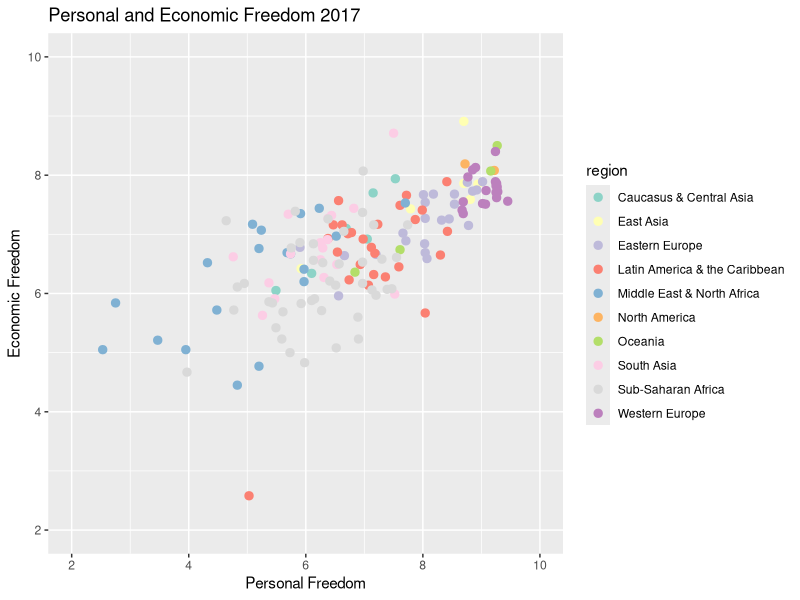

Generate this figure with R:
library(tidyverse)
library(RColorBrewer)

hfi_2019_data <- read.csv("scripts/hfi_cc_2019_copy.csv")

#pf = personal freedom
pf_data <- hfi_2019_data %>%
  select(year, countries, region, pf_score)

pf_data_by_region <- pf_data %>%
  arrange(-year, region)
  
ef_data <- hfi_2019_data %>%
  select(year, countries, region, ef_score)

ef_data_by_region <- ef_data %>%
  arrange(-year, region)

total_data <- pf_data_by_region %>%
  mutate(ef_score = ef_data_by_region$ef_score)

total_data_2017 <- total_data %>%
  filter(year == max(year))

total_data_2017$ef_score <- as.numeric(as.character(total_data_2017$ef_score))
total_data_2017$pf_score <- as.numeric(as.character(total_data_2017$pf_score))


chart3 <- ggplot(data = total_data_2017) +
  geom_point(
    mapping = aes(x = pf_score, y = ef_score, color = region), size = 2.5
    ) +
    scale_color_brewer(palette = "Set3") +
  scale_x_continuous(limits = c(2, 10), breaks = c(2, 4, 6, 8, 10)) +
  scale_y_continuous(limits = c(2, 10), breaks = c(2, 4, 6, 8, 10)) +
  labs(
    title = paste("Personal and Economic Freedom 2017"),
    x = "Personal Freedom",
    y = "Economic Freedom")

ggsave(filename = "pf and ef scatterplot.png",
       device = "png",
       width = 15)

#ggplot(data = total_data) +
#  geom_point(
#    mapping = aes(x = pf_score, y = ef_score, color = region)
#  ) +
#  scale_color_brewer(palette = "Set3") + facet_wrap(~year) +
#  labs(
#    title = paste("Personal and Economic Freedom"),
#    x = "Personal Freedom",
#    y = "Economic Freedom")
